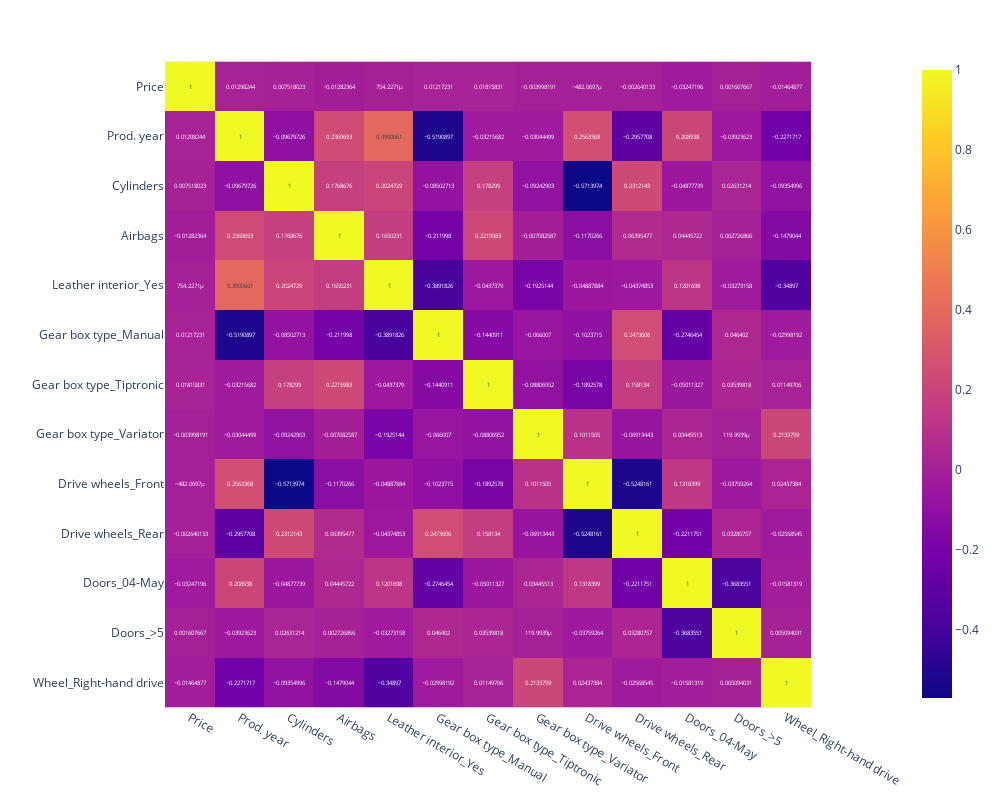

The notebook cell this image was saved under:
### Code cell
px.imshow(corr,text_auto=True, width=1000, height = 800)

### Figure 1 — Plotly figure (JSON) as saved in the notebook; plotly's stock layout.template omitted (floating-point values rounded to 4 significant figures; data arrays with more than 128 entries replaced by an {"elided": "..."} marker saying what was removed)
{"data": [{"coloraxis": "coloraxis", "hovertemplate": "x: %{x}<br>y: %{y}<br>color: %{z}<extra></extra>", "name": "0", "texttemplate": "%{z}", "type": "heatmap", "x": ["Price", "Prod. year", "Cylinders", "Airbags", "Leather interior_Yes", "Gear box type_Manual", "Gear box type_Tiptronic", "Gear box type_Variator", "Drive wheels_Front", "Drive wheels_Rear", "Doors_04-May", "Doors_>5", "Wheel_Right-hand drive"], "xaxis": "x", "y": ["Price", "Prod. year", "Cylinders", "Airbags", "Leather interior_Yes", "Gear box type_Manual", "Gear box type_Tiptronic", "Gear box type_Variator", "Drive wheels_Front", "Drive wheels_Rear", "Doors_04-May", "Doors_>5", "Wheel_Right-hand drive"], "yaxis": "y", "z": {"elided": "13x13 float values"}}], "layout": {"coloraxis": {"colorscale": [[0, "#0d0887"], [0.1111, "#46039f"], [0.2222, "#7201a8"], [0.3333, "#9c179e"], [0.4444, "#bd3786"], [0.5556, "#d8576b"], [0.6667, "#ed7953"], [0.7778, "#fb9f3a"], [0.8889, "#fdca26"], [1, "#f0f921"]]}, "height": 800, "margin": {"t": 60}, "width": 1000, "xaxis": {"anchor": "y", "constrain": "domain", "domain": [0, 1], "scaleanchor": "y"}, "yaxis": {"anchor": "x", "autorange": "reversed", "constrain": "domain", "domain": [0, 1]}}}
